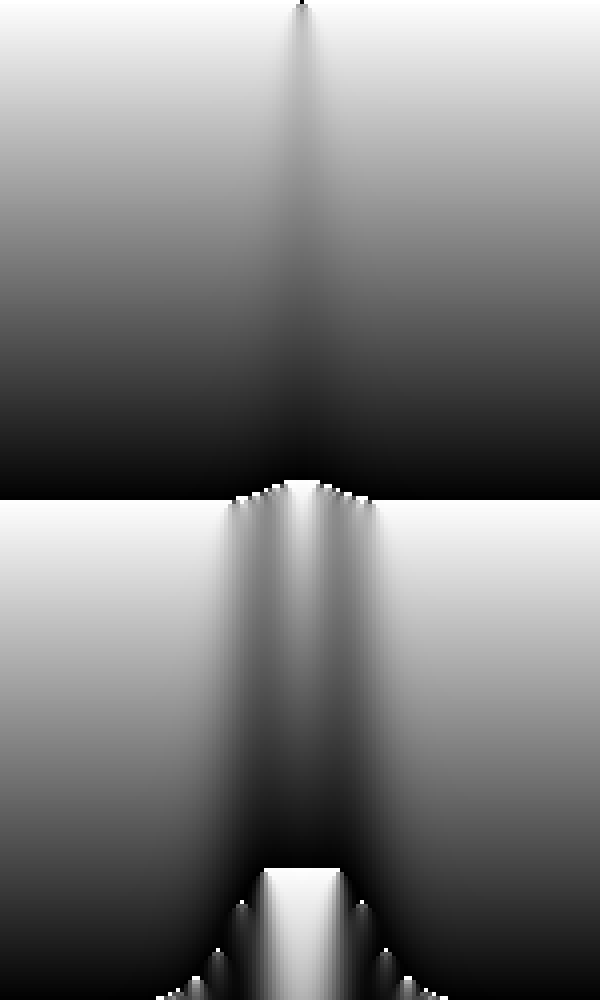
Frame 1 (no input)
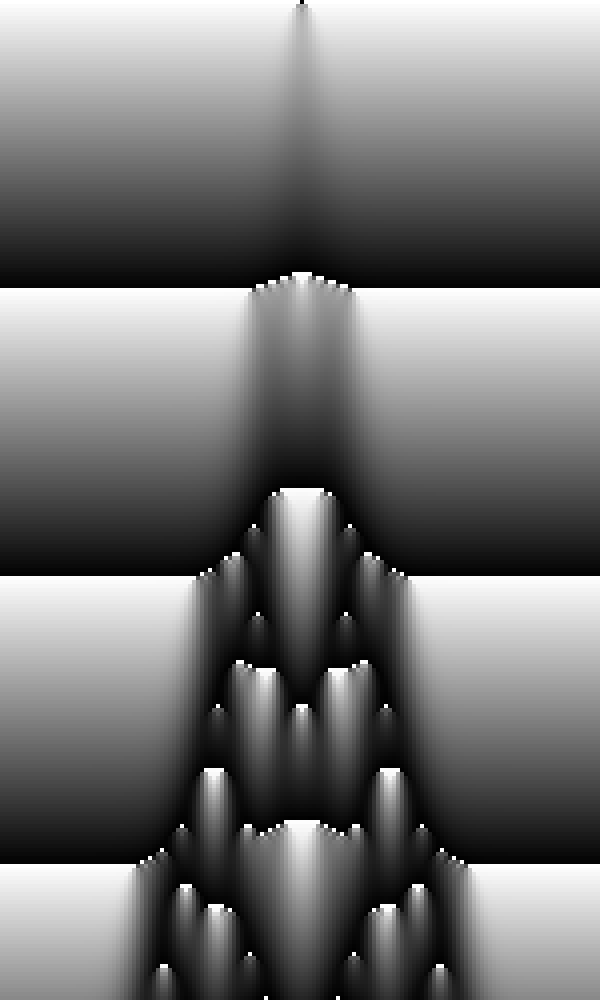
Frame 60 (the mouse pressed at the canvas centre just before this capture)
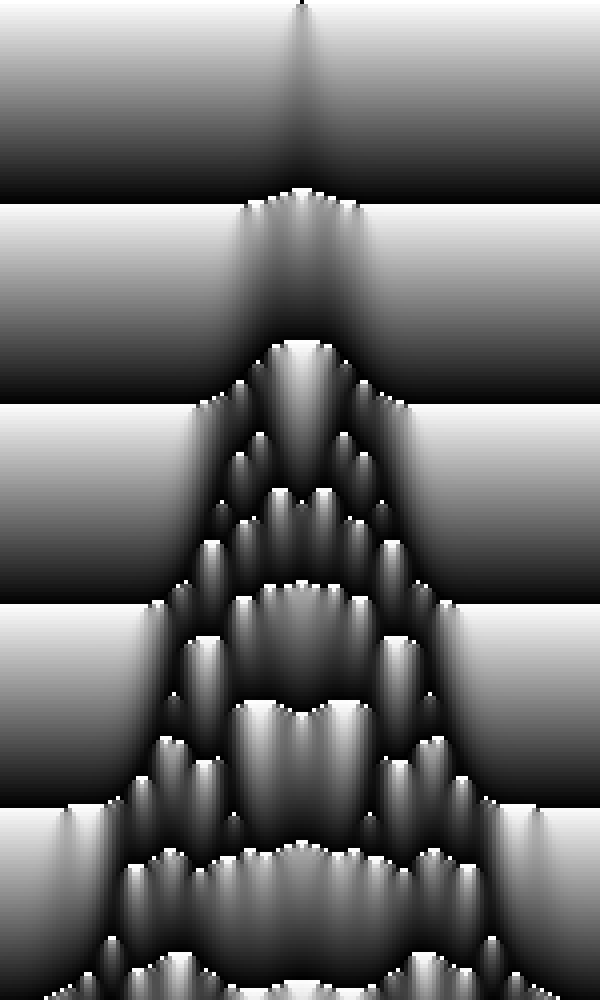
Frame 120 (the mouse held since frame 60 and released just before this capture)

The Processing sketch that drew these frames (run headless with seeded random() and noise(); from frame 60 on, the mouse is pressed at the canvas centre):

// Processing sketch: CA_1d_continuous_pde
// ── CA_1d_continuous_pde.pde
float[] grid, next;
int[] colors;

double A, B;

int states, numberToChoose;

int cols, rows, res = 4;
int stepSize;
boolean doted = true;

int time_ = 0;

float rule(double val) {
  float res = (float) (A * val + B);
  while (res > 1.0) {res -= 1.0;}
  while (res < 0.0) {res += 1.0;}
  return res;
}

void setup() {
  background(0);
  colorMode(HSB);
  //fullScreen();
  size(600, 1000);  
  frameRate(2000);
  
  stepSize = (int) width/2;
  //stepSize = 1;
  
  cols = floor(width / res);
  rows = floor(height / res);

  A = 3/2;
  B = 0.008;

  grid = new float[cols];
  
  int dw = 0;
  if (doted) {
    grid[floor(cols/2)] = 1;
  } else {
    for (int i = dw; i < cols-dw; i++) {
      grid[i] = floor(random(states));
    }
  }
}

void draw() {
  //--------------------------------
  if (time_ > rows) {
    background(0);
    time_ = 0;
    grid = new float[cols];
    //A *= 1.001;
    B += 0.0001;
    
    if (doted) {
      grid[floor(cols/2)] = 1;
    } else {
      for (int i = 0; i < cols; i++) {
        grid[i] = random(1);
      }
    }
    println(A, B);
  }
  
  //// ------------------------------
  //for (int i = 0; i < cols; i++) {
  //  float val = 1-grid[i];
  //  stroke(255*val);
  //  fill(255*val);
  //  rect(i * res, time_ * res, res-1, res-1);
  //}
  //// -------------------------------
  
  //next = new float[cols];
  //for (int i=1; i<cols-1; i++) {
  //  next[i] = getNewState(i);
  //}
  //next[0] = getNewStateBorder(0);
  //next[cols-1] = getNewStateBorder(cols-1);
  
  //grid = next;
  //time_ += 1;
  
  loop_draw(stepSize);
}


void loop_draw(int n) {
  for(int step=0; step<n; step++) {
    // ------------------------------
    for (int i = 0; i < cols; i++) {
      float val = 1-grid[i];
      stroke(255*val);
      fill(255*val);
      rect(i * res, time_ * res, res-1, res-1);
    }
    // -------------------------------
    
    next = new float[cols];
    for (int i=1; i<cols-1; i++) {
      next[i] = getNewState(i);
    }
    next[0] = getNewStateBorder(0);
    next[cols-1] = getNewStateBorder(cols-1);
    
    grid = next;
    time_ += 1;
  }
}

float getNewState(int x) {
  float l = grid[x-1];
  float c = grid[x];
  float r = grid[x+1];
  
  return (rule((l+c+r)/3.0));
}

float getNewStateBorder(int x) {
  float l = grid[(x-1 + cols) % cols];
  float c = grid[x];
  float r = grid[(x+1 + cols) % cols];
  
  return (rule((l+c+r)/3.0));
}
